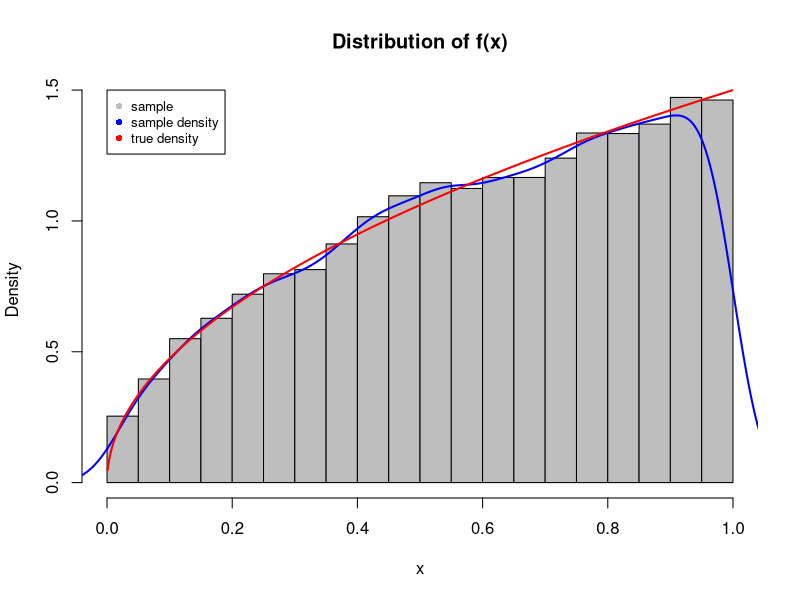

Write R code to recreate this figure.
## ---- chunk 1
knitr::opts_chunk$set(echo = TRUE)
## ---- chunk 2
# Define the function of the inverse cdf
inverse_cdf <- function(x) {
  return(x^(2/3))
}

# Generate 10000 random values uniform(0, 1) and
# sample from the inverse cdf
u <- runif(10000)
res_11 <- inverse_cdf(u)

# Generate the values of the real distribution
x <- seq(0.001, 0.999, 0.001)
y <- 1.5 * sqrt(x)

# Plot the distributions in a histogram
hist(res_11, freq = FALSE,
     breaks = 30,
     xlab = "x", ylab = "Density",
     main = "Distribution of f(x)",
     col = "grey")

# Plot the density estimate of the sample (blue) and the true values
# of the function (red)
lines(density(res_11), col = "blue", lwd = 2)
lines(x, y, col = "red", lwd = 2)

# Add a legend
legend(x = 0, y = 1.5,
       legend = c("sample", "sample density", "true density"),
       col = c("grey", "blue", "red"),
       pch = c(16, 16, 16),
       cex = 0.8)
